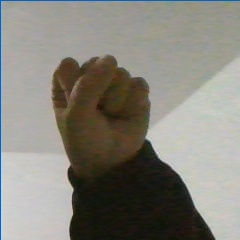
#> input picture model_pic/0.jpg, 240 x 240 px
$ python -i picture.py   (imports and definitions only)
#> lines starting #> are read from the running program, lines starting #| are printed output that depends on the picture; after the words box and inside, x2 and y2 are one past the last pixel; in counts of white or black regions, pixels touching at a corner belong together
#> further down, picture is the input picture: shape (240, 240, 3); mean B, G, R 123.7, 132, 134.3
import cv2 as cv
import numpy as np


def pic_handle(pic):
    frame = cv.bilateralFilter(pic, 5, 50, 100)
    kernel = np.array([[0, -1, 0], [-1, 5, -1], [0, -1, 0]], np.float32)
    dst = cv.filter2D(frame, -1, kernel=kernel)
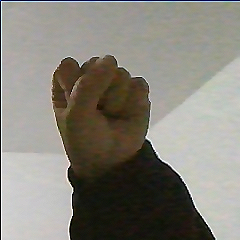
#> dst: shape (240, 240, 3); mean B, G, R 123, 131.7, 134.8
    # cv.imshow('first', dst)
    img = skin_mask(dst)
    # cv.imshow('skin_mask', img)
    img = shape_handle(img)
    # cv.imshow('shape_handle', img)
    return img


def skin_mask(roi):
    YCrCb = cv.cvtColor(roi, cv.COLOR_BGR2YCR_CB)
#> YCrCb: shape (240, 240, 3); mean of channels 0, 1, 2 131.7, 130.2, 123.1
    (y, cr, cb) = cv.split(YCrCb)
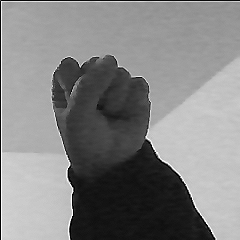
#> y: shape (240, 240); min 0, max 255, mean 131.7
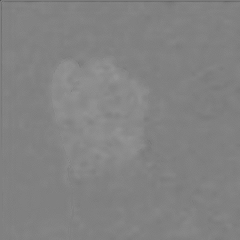
#> cr: shape (240, 240); min 83, max 149, mean 130.2
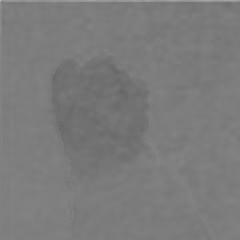
#> cb: shape (240, 240); min 101, max 177, mean 123.1
    cr1 = cv.GaussianBlur(cr, (5, 5), 0)
    _, skin = cv.threshold(cr1, 0, 255, cv.THRESH_OTSU)
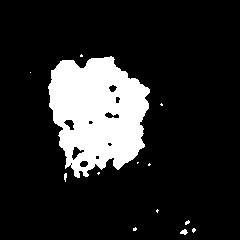
#> skin: shape (240, 240); 15.2% white; 13 white regions (10 under 20 px), largest, box (x1, y1, x2, y2) and area: (48, 56, 150, 178) 8607, (180, 229, 188, 235) 30, (64, 173, 67, 182) 20
    return skin


def shape_handle(pic):
    kernel = np.ones((5, 5), np.uint8)
    closing = cv.morphologyEx(pic, cv.MORPH_CLOSE, kernel)
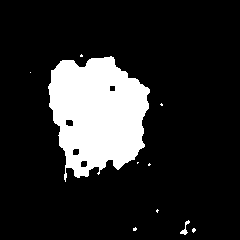
#> closing: shape (240, 240); 15.6% white; 10 white regions (8 under 20 px), largest, box (x1, y1, x2, y2) and area: (48, 56, 150, 182) 8903, (180, 220, 190, 235) 50
    openning = cv.morphologyEx(closing, cv.MORPH_OPEN, kernel)
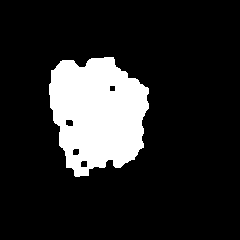
#> openning: shape (240, 240); 15.3% white; 1 white region, box (x1, y1, x2, y2) and area: (49, 57, 149, 177) 8828
    return openning

>>> import cv2
>>> picture = cv2.imread('model_pic/0.jpg')
>>> result = pic_handle(picture)

$ run again, on model_pic/1.jpg
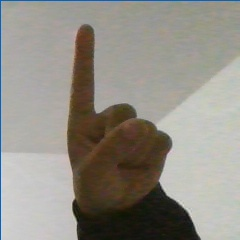
#> input picture model_pic/1.jpg, 240 x 240 px
#> picture is the input picture: shape (240, 240, 3); mean B, G, R 134.5, 142.8, 146.6
#> YCrCb: shape (240, 240, 3); mean of channels 0, 1, 2 142.9, 130.9, 122.9
#> in skin_mask, `_, skin = cv.threshold(cr1, 0, 255, cv.THRESH_OTSU)`:
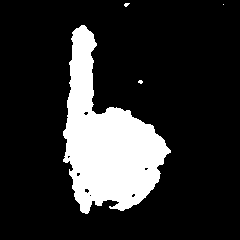
#> skin: shape (240, 240); 17.5% white; 4 white regions (3 under 20 px), largest, box (x1, y1, x2, y2) and area: (63, 25, 171, 214) 10050
#> closing: shape (240, 240); 17.7% white; 4 white regions (3 under 20 px), largest, box (x1, y1, x2, y2) and area: (63, 25, 171, 214) 10178
#> in shape_handle, `openning = cv.morphologyEx(closing, cv.MORPH_OPEN, kernel)`:
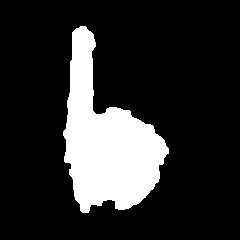
#> openning: shape (240, 240); 17.6% white; 1 white region, box (x1, y1, x2, y2) and area: (63, 26, 169, 213) 10121

$ run again, on model_pic/10.jpg
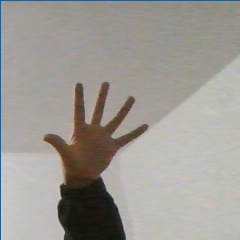
#> input picture model_pic/10.jpg, 240 x 240 px
#> picture is the input picture: shape (240, 240, 3); mean B, G, R 148.5, 154.3, 157.1
#> YCrCb: shape (240, 240, 3); mean of channels 0, 1, 2 154.4, 130.2, 124.4
#> in skin_mask, `_, skin = cv.threshold(cr1, 0, 255, cv.THRESH_OTSU)`:
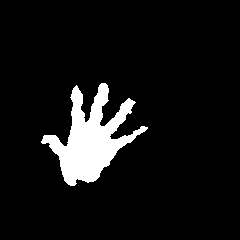
#> skin: shape (240, 240); 7.6% white; 1 white region, box (x1, y1, x2, y2) and area: (41, 83, 148, 186) 4406
#> closing: shape (240, 240); 7.7% white; 1 white region, box (x1, y1, x2, y2) and area: (41, 83, 148, 186) 4453
#> in shape_handle, `openning = cv.morphologyEx(closing, cv.MORPH_OPEN, kernel)`:
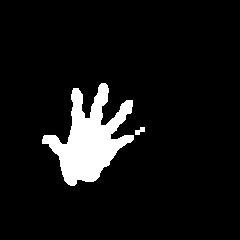
#> openning: shape (240, 240); 7.6% white; 2 white regions, box (x1, y1, x2, y2) and area: (42, 83, 134, 186) 4338, (135, 127, 145, 135) 50

$ run again, on model_pic/2.jpg
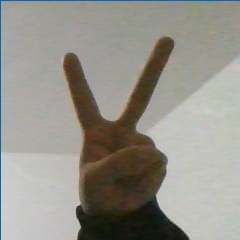
#> input picture model_pic/2.jpg, 240 x 240 px
#> picture is the input picture: shape (240, 240, 3); mean B, G, R 138.9, 146.5, 149
#> YCrCb: shape (240, 240, 3); mean of channels 0, 1, 2 146.3, 130.2, 123.5
#> skin: shape (240, 240); 16.1% white; 5 white regions (4 under 20 px), largest, box (x1, y1, x2, y2) and area: (59, 37, 174, 213) 9230
#> closing: shape (240, 240); 16.6% white; 4 white regions (3 under 20 px), largest, box (x1, y1, x2, y2) and area: (59, 37, 174, 213) 9519
#> in shape_handle, `openning = cv.morphologyEx(closing, cv.MORPH_OPEN, kernel)`:
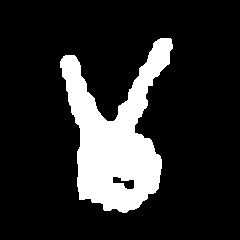
#> openning: shape (240, 240); 16.4% white; 1 white region, box (x1, y1, x2, y2) and area: (60, 38, 173, 213) 9475
